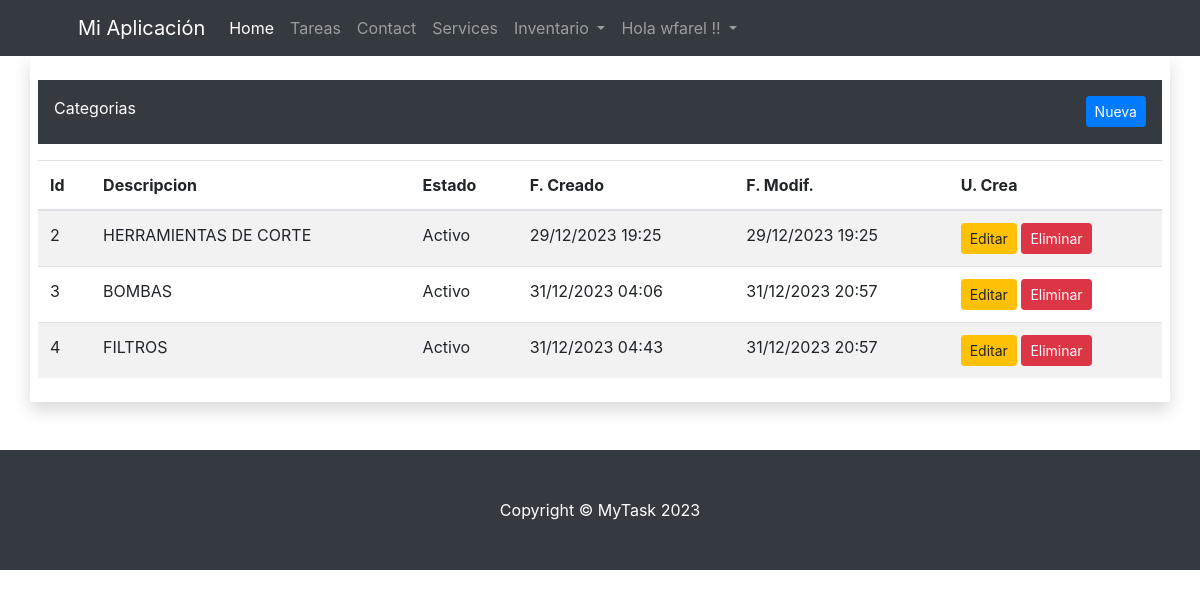
The app's page /inv/categorias/ (signed in) with its own data.
### inv/models.py (models this page shows, shortened)
class Categoria(ClaseModelo):
    descripcion = models.CharField(
        max_length=100,
        unique=True
    )
    class Meta:
        verbose_name_plural = 'Categorias'

### inv/views.py (the view)
# urls.py: path('categorias/', CategoriaView.as_view(), name='categoria_list'),
class CategoriaView(LoginRequiredMixin, ListView):
    model = Categoria
    template_name = 'inv/categoria_list.html'
    context_object_name = 'obj'
    login_url = 'bases:login'

### inv/templates/inv/categoria_list.html (shortened to what this page needs)
{% extends "bases/base.html" %}
{% block content %}
<div class="row">
    <div class="col-md-12">
        <div class="container p-3 pb-4 my-3 bg-dark text-white">
            Categorias
            <a class="btn btn-primary btn-sm float-right"  href="{% url 'inv:categoria_new' %}">Nueva</a>
        </div>
        {% if not obj %}
        <p>No hay Categorias</p>
        {% else %}
        <table class="table table-hover table-striped">
            <thead>
                <tr>
                    <th>Id</th>
                    <th>Descripcion</th>
                    <th>Estado</th>
                    <th>F. Creado</th>
                    <th>F. Modif.</th>
                    <th>U. Crea</th>
                </tr>
            </thead>
            <tbody>
                {% for item in obj %}
                <tr>
                    <td>{{ item.id }}</td>
                    <td>{{ item.descripcion }}</td>
                    <td>{% if item.estado %}
                        <span class="label label-success">Activo</span>
                        {% else %}
                        <span class="label label-danger">Inactivo</span>
                        {% endif %}
                    </td>
                    <td>{{ item.fc|date:"d/m/Y H:i" }}</td>
                    <td>{{ item.fm|date:"d/m/Y H:i" }}</td>
                    <td>
                        <a href="{% url 'inv:categoria_edit' item.id %}" class="btn btn-warning btn-sm">Editar</a>
                        <a href="{% url 'inv:categoria_delete' item.id %}" class="btn btn-danger btn-sm">Eliminar</a>
                    </td>
                </tr>
                {% endfor %}
            </tbody>
        </table>
        {% endif %}
    </div>
</div>
{% endblock %}

### bases/templates/bases/base.html (shortened to what this page needs)
<!DOCTYPE html>
{% load static %}
<html lang="en">
<head>
    {% load bootstrap4 %}
    {% bootstrap_css %}
</head>
<body>
    {% block navbar %}
    <nav class="navbar navbar-expand-lg navbar-dark bg-dark">
        <div class="container px-5">
            <a class="navbar-brand" href="#!">Mi Aplicación</a>
            <div class="collapse navbar-collapse" id="navbarSupportedContent">
                <ul class="navbar-nav ms-auto mb-2 mb-lg-0">
                    <li class="nav-item"><a class="nav-link active" aria-current="page" href="{% url 'bases:home' %}">Home</a></li>
                    <li class="nav-item"><a class="nav-link" href="{% url 'task:task_list' %}">Tareas</a></li>
                    <li class="nav-item"><a class="nav-link" href="#!">Contact</a></li>
                    <li class="nav-item"><a class="nav-link" href="#!">Services</a></li>
                    <li class="nav-item dropdown">
                        <a class="nav-link dropdown-toggle" href="#" id="navbarDropdown" role="button"
                           data-toggle="dropdown" aria-haspopup="true" aria-expanded="false">
                            Inventario
                        </a>
                    </li>
                    <li class="nav-item dropdown">
                        <a class="nav-link dropdown-toggle" href="#" id="navbarDropdown" role="button"
                           data-toggle="dropdown" aria-haspopup="true" aria-expanded="false">
                           Hola {{ user.username }} !!
                        </a>
                    </li>
                </ul>
            </div>
        </div>
    </nav>
    {% endblock %}
    <div class="container mb-5 p-2 shadow">
        {% block content %}
        {% endblock %}
    </div>
    {% block footer%}
    <footer class="py-5 bg-dark">
        <div class="container px-4 px-lg-5"><p class="m-0 text-center text-white">Copyright &copy; MyTask 2023</p></div>
    </footer>
    {% endblock %}
</body>
</html>

### records on screen
Categoria: id "2", descripcion "HERRAMIENTAS DE CORTE", estado "Activo", fc "29/12/2023 19:25", fm "29/12/2023 19:25"
Categoria: id "3", descripcion "BOMBAS", estado "Activo", fc "31/12/2023 04:06", fm "31/12/2023 20:57"
Categoria: id "4", descripcion "FILTROS", estado "Activo", fc "31/12/2023 04:43", fm "31/12/2023 20:57"

### other values on screen
{{ user.username }} "wfarel"
